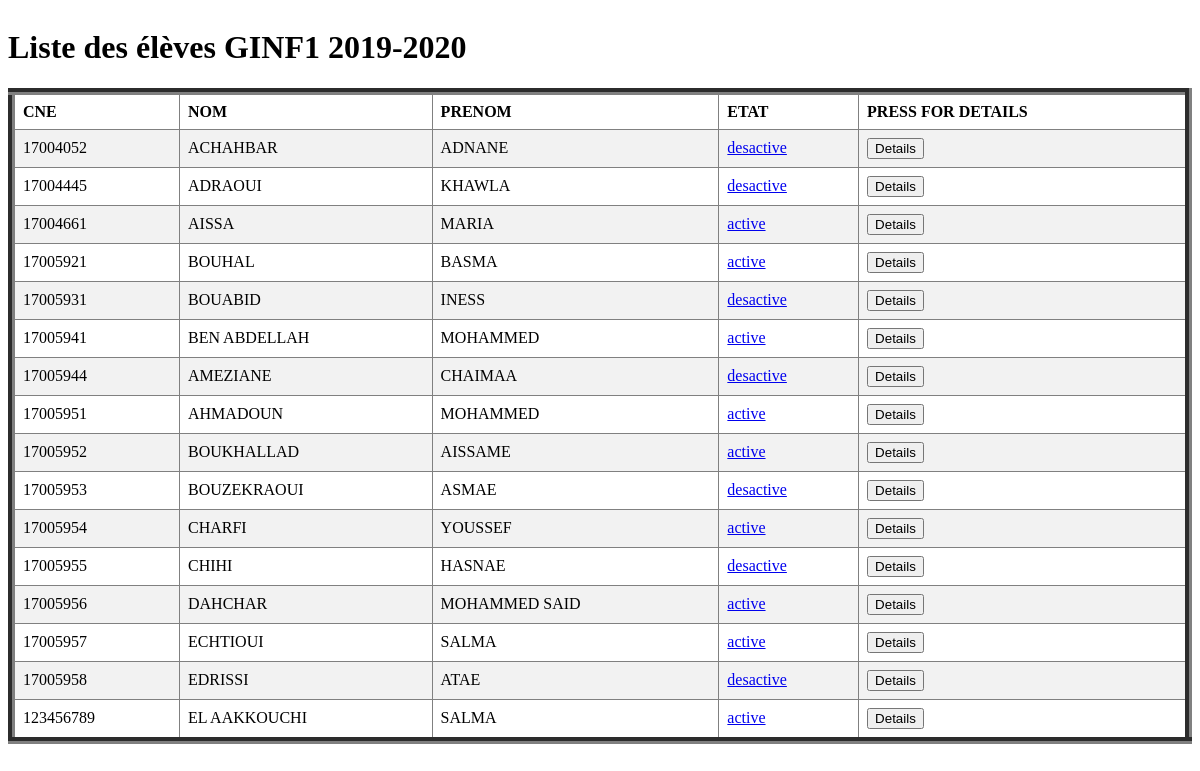
The page / on the database its author committed.
### tables this page shows
CREATE TABLE `eleves` (
  `cne` int(11) NOT NULL,
  `nom` varchar(20) NOT NULL,
  `prenom` varchar(20) NOT NULL,
  `etat` varchar(10) NOT NULL
);

### Controller/ControllerStudents.php (called while the page is built, shortened)
<?php
require_once 'Model/Student.php';
require_once 'Views/view.php';
class ControllerStudents
{
    private $student;
    public function __construct()
    {
        $this->student = new Student();
    }
    public function students()
    {
        $students = $this->student->GetAllStudents();
        $view = new view("Students");
        $view->generate(array('students' => $students));
    }
}

### index.php (called while the page is built)
<?php
require_once 'Controller/Router.php';
$router = new Router();
$router->routerQuery();

### Model/Student.php (called while the page is built, shortened)
<?php
require_once 'Model/Model.php';
class Student extends Model
{
    public function GetAllStudents()
    {
        $sql = 'SELECT * FROM eleves';
        $students = $this->executeQuery($sql);
        return $students;
    }
}

### Model/Model.php (called while the page is built)
<?php
abstract class Model
{
    private $bdd;
        private function GetBdd()
        {
            if($this->bdd==null)
            {
                $this->bdd = new PDO('mysql:host=localhost;dbname=ensat;charset=utf8','root','',
                array(PDO::ATTR_ERRMODE => PDO::ERRMODE_EXCEPTION));
            }
            return $this->bdd;
        }
        protected function executeQuery($sql,$params = null)
        {
            if($params == null)
            {
                $result = $this->GetBdd()->query($sql);
            }
            else
            {
                $result = $this->GetBdd()->prepare($sql);
                $result->execute($params);
            }
            return $result;
        }
}

### Views/viewStudents.php (the view)
<?php $this->title = 'Gestion des élèves GINF1 ENSAT 2019-2020'; ?>
<h1 id="title">Liste des élèves GINF1 2019-2020</h1>
<table border="7px" >
	<tr >
		<th>CNE</th>
		<th>NOM</th>
		<th>PRENOM</th>
        <th>ETAT</th>
        <th>PRESS FOR DETAILS</th>
	</tr>
<?php
foreach ($students as $student) {
	$et="";
	$lien="";
	if($student["etat"]=="true") {
		$et="active";
		$lien="index.php?action=changeetat&cnestudent=".$student["cne"]."&etat=false"; }
	else {
		$et="desactive";
		$lien="index.php?action=changeetat&cnestudent=".$student["cne"]."&etat=true"; }
	?>
		<tr>
		<td><?php echo $student["cne"]; ?></td>
		<td><?php echo $student["nom"]; ?></td>
		<td><?php echo $student["prenom"]; ?></td>
		<td><a href="<?php echo $lien; ?>"><?php echo $et; ?></a></td>
		<td><a href ="<?= "index.php?action=detailsstudent&cnestudent=".$student['cne'] ?>"><button type='button'>
      Details</button></a></td>
	</tr>
	<?php
}  ?>
</table>

### Views/gabarit.php (shortened to what this page needs)
<!DOCTYPE html>
<html lang="fr">
    <head>
        <link rel="stylesheet" href="style/style.css" />
    </head>
<body>
<div id="global">
<?= $content ?>
</div>
</body>
</html>

### Controller/Router.php (shortened to what this page needs)
<?php
require_once 'Controller/ControllerStudents.php';
require_once 'Views/view.php';
class Router
{
    private $ctrlStudents;
    private $ctrlAbsence;
    public function __construct()
    {
        $this->ctrlStudents = new ControllerStudents();
        $this->ctrlAbsence = new ControllerAbsence();
    }
    public function routerQuery()
    {
        try
        {
            if (isset($_GET['action']))
            {
                if($_GET['action'] == 'detailsstudent')
                {
                    if(isset($_GET['cnestudent']))
                    {
                        $cnestudent = intval($this->getParam($_GET,'cnestudent'));
                        if($cnestudent != 0)
                        {
                            $this->ctrlAbsence->detailsstudent($cnestudent);
                        }
                        else
                        {
                            throw new Exception ("Invalid student CNE");
                        }
                    }
                    else
                    {
                        throw new Exception ("Student CNE not defined");
                    }
                }
                elseif($_GET['action'] == 'changeetat')
                {
                    if(isset($_GET['cnestudent']))
                    {
                        $cnestudent = intval($this->getParam($_GET, 'cnestudent'));
                        if($cnestudent != 0)
                        {
                            $this->ctrlStudents->activation($cnestudent);
                        }
                        else
                        {
                            throw new Exception("Invalid student CNE");
                        }
                    }
                    else
                    {
                        throw new Exception ("Student CNE not defined");
                    }
                }
                elseif($_GET['action'] == 'Add')
                {
                    $nom_matiere = $this->getParam($_POST, 'matiere');
                    $date_seance = $this->getParam($_POST, 'date_seance');
                    $nombre_heure = $this->getParam($_POST,'heure');
                    $Heure_debut = $this->getParam($_POST, 'Heure_debut');
                    $Heure_fin = $this->getParam($_POST, 'Heure_fin');
                    $cnestudent = $this->getParam($_POST, 'cnestudent');
                    $this->ctrlAbsence-> Add($nom_matiere, $date_seance, $nombre_heure, $Heure_debut,$Heure_fin,$cnestudent);
                }
                else
                {
                    throw new Exception("Invalid action");
                }
            }
            else
            {
                 $this->ctrlStudents->students();
            }
        }
        catch (Exception $msg)
         {
            $this-> error($msg->getMessage());
         }
    }
}

### Views/view.php (shortened to what this page needs)
<?php
class view
{
    private $file;
    private $title;
    public function __construct($action)
    {
        $this->file= "Views/view" . $action . ".php";
    }
    public function generate($data)
    {
        $content = $this->generatefile($this->file, $data);
        $view = $this->generatefile('Views/gabarit.php', array('title' => $this->title, 'content' => $content));
        echo $view;
    }
private function generatefile($file, $data) {
    if (file_exists($file))
     {
    extract($data);
    require $file;
    return ob_get_clean();
    }
    else
        {
            throw new Exception("Fichier '$fichier' introuvable");
        }
 }
}

### style/style.css (style rules this page uses)
#global { overflow-x:auto; }
table { border-collapse: collapse; width: 100%; }
th, td { text-align: left; padding: 8px; }
tr:nth-child(even) { background-color: #f2f2f2 }

### rows shown on the page
eleves: cne "17004052", nom "ACHAHBAR", prenom "ADNANE", etat "desactive"
eleves: cne "17004445", nom "ADRAOUI", prenom "KHAWLA", etat "desactive"
eleves: cne "17004661", nom "AISSA", prenom "MARIA", etat "active"
eleves: cne "17005921", nom "BOUHAL", prenom "BASMA", etat "active"
eleves: cne "17005931", nom "BOUABID", prenom "INESS", etat "desactive"
eleves: cne "17005941", nom "BEN ABDELLAH", prenom "MOHAMMED", etat "active"
eleves: cne "17005944", nom "AMEZIANE", prenom "CHAIMAA", etat "desactive"
eleves: cne "17005951", nom "AHMADOUN", prenom "MOHAMMED", etat "active"
eleves: cne "17005952", nom "BOUKHALLAD", prenom "AISSAME", etat "active"
eleves: cne "17005953", nom "BOUZEKRAOUI", prenom "ASMAE", etat "desactive"
eleves: cne "17005954", nom "CHARFI", prenom "YOUSSEF", etat "active"
eleves: cne "17005955", nom "CHIHI", prenom "HASNAE", etat "desactive"
eleves: cne "17005956", nom "DAHCHAR", prenom "MOHAMMED SAID", etat "active"
eleves: cne "17005957", nom "ECHTIOUI", prenom "SALMA", etat "active"
eleves: cne "17005958", nom "EDRISSI", prenom "ATAE", etat "desactive"
eleves: cne "123456789", nom "EL AAKKOUCHI", prenom "SALMA", etat "active"
